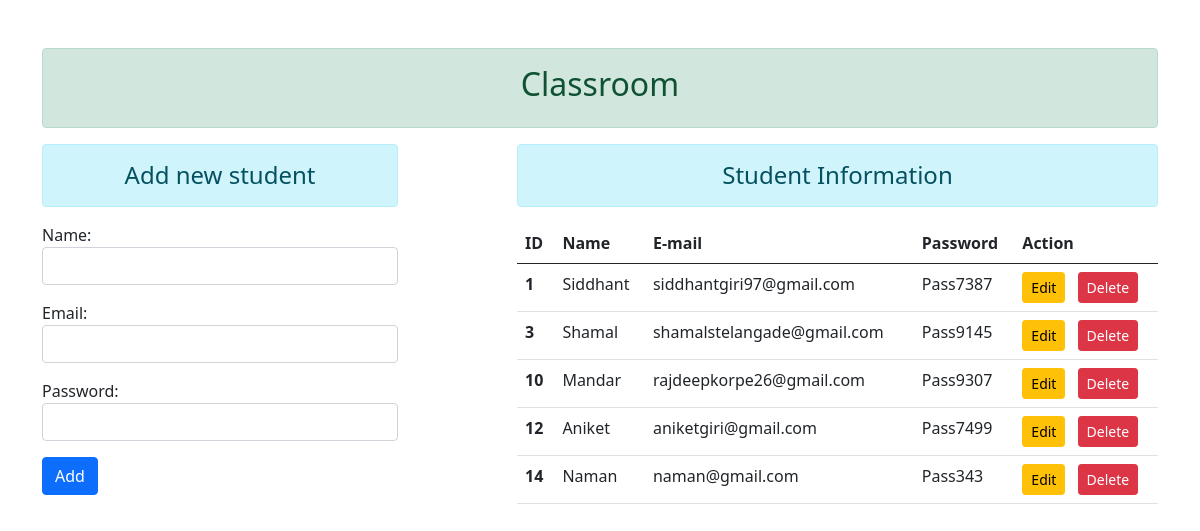
The page / on the database its author committed.
### enroll/models.py (models this page shows, shortened)
class User(models.Model):
    name = models.CharField(max_length=70)
    email = models.EmailField(max_length=200)
    password = models.CharField(max_length=70)

### enroll/views.py (the view)
# urls.py: path('', views.add_show, name="addandshow"),
def add_show(request):
    if request.method == 'POST':
        form = StudentRegistration(request.POST)
        if form.is_valid():
            nm = form.cleaned_data['name']
            em = form.cleaned_data['email']
            pd = form.cleaned_data['password']
            reg = User(name=nm, email=em, password=pd)
            reg.save()
            form = StudentRegistration()
    else:
        form = StudentRegistration()
    student = User.objects.all()
    context = {'form': form, 'student': student}
    return render(request, 'enroll/addandshow.html', context)

### enroll/forms.py
class StudentRegistration(forms.ModelForm):
    class Meta:
        model = User
        fields = ['name', 'email', 'password']
        widgets = {
            'name': forms.TextInput(attrs={'class': 'form-control'}),
            'email': forms.EmailInput(attrs={'class': 'form-control'}),
            'password': forms.PasswordInput(render_value=True, attrs={'class': 'form-control'}),
        }

### enroll/templates/enroll/addandshow.html (shortened to what this page needs)
{% extends 'enroll/base.html' %}
{% block content %}
<div class="row">
    <div class="col-sm-4">
        <h4 class="text-center alert alert-info">Add new student</h4>
        <form action="" method="POST">
            {{form.as_p}}
            <input class="btn btn-primary" type="submit" value="Add">
        </form>
    </div>
    <div class="col-sm-7 offset-1">
        <h4 class="text-center alert alert-info">Student Information</h4>
        {% if student %}
        <table class="table table-hover">
            <thead>
                <tr>
                    <th scope="col">ID</th>
                    <th scope="col">Name</th>
                    <th scope="col">E-mail</th>
                    <th scope="col">Password</th>
                    <th scope="col">Action</th>
                </tr>
            </thead>
            <tbody>
                {% for stu in student %}
                <tr>
                    <th scope="row">{{stu.id}}</th>
                    <td>{{stu.name}}</td>
                    <td>{{stu.email}}</td>
                    <td>{{stu.password}}</td>
                    <td>
                        <a class="btn btn-warning btn-sm me-2" href="{% url 'updatedata' stu.id %}">Edit</a>
                        <form action="{% url 'deletedata' stu.id %}" method="POST" class="d-inline">
                            <input type="submit" value="Delete" class="btn btn-danger btn-sm">
                        </form>
                    </td>
                </tr>
                {% endfor %}
            </tbody>
        </table>
        {% else %}
        <h4 class="text-center alert alert-warning">No Records Found</h4>
        {% endif %}
    </div>
</div>
{% endblock content %}

### enroll/templates/enroll/base.html (shortened to what this page needs)
<!DOCTYPE html>
{% load static %}
<html lang="en">
<head>
    <link rel="stylesheet" href="{% static 'enroll/css/bootstrap.css' %}">
</head>
<body>
    <div class="container mt-5">
        <div class="alert alert-success" role="alert">
            <h2 class="text-center" role="alert">Classroom</h2>
        </div>
        {% block content %}
        {% endblock content %}
    </div>
</body>
</html>

### rows shown on the page
User: id "1", name "Siddhant", email "siddhantgiri97@gmail.com", password "Pass7387"
User: id "3", name "Shamal", email "shamalstelangade@gmail.com", password "Pass9145"
User: id "10", name "Mandar", email "rajdeepkorpe26@gmail.com", password "Pass9307"
User: id "12", name "Aniket", email "aniketgiri@gmail.com", password "Pass7499"
User: id "14", name "Naman", email "naman@gmail.com", password "Pass343"
